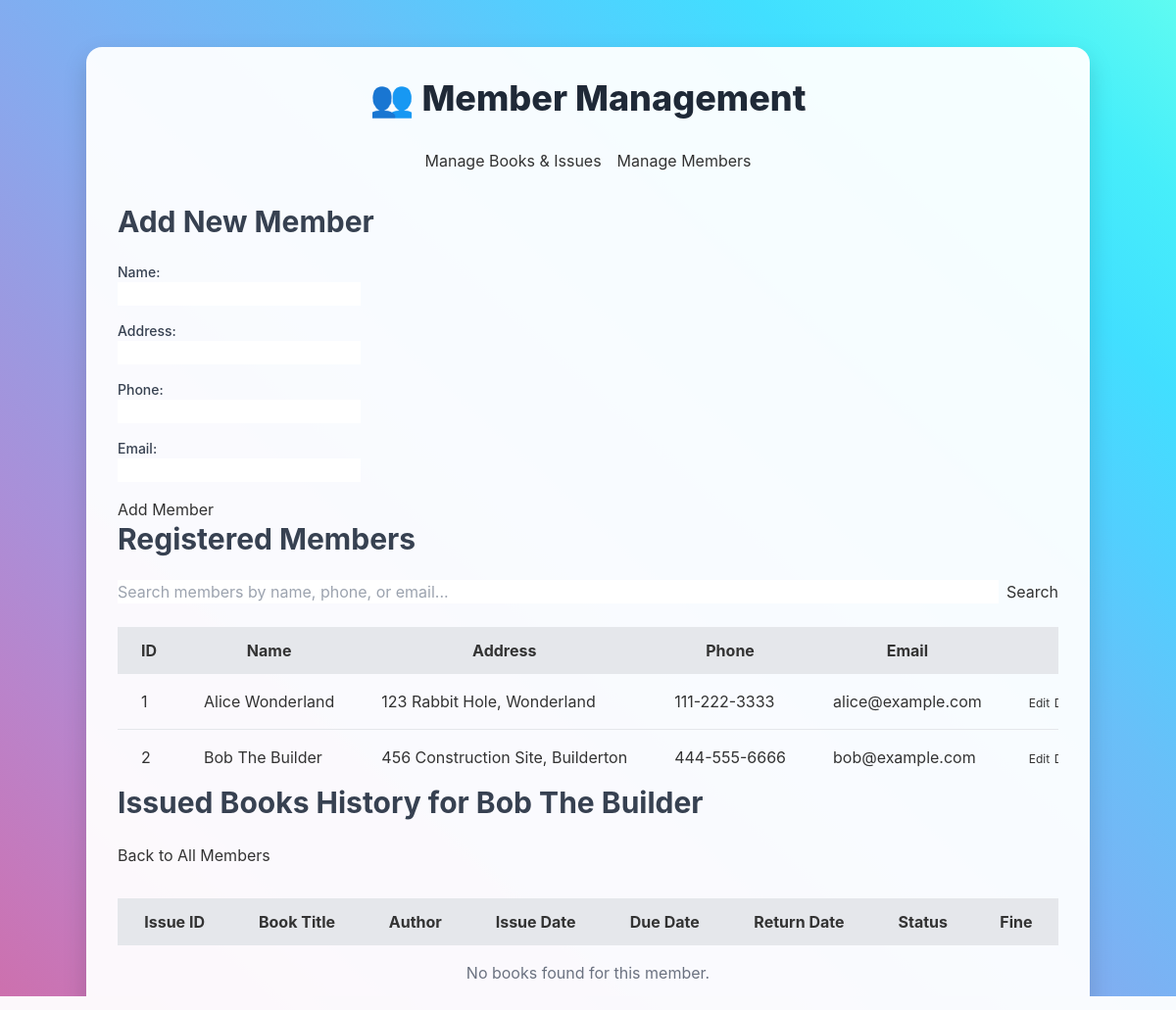
Screenshot of /members.php?view_history_member_id=2 with the database file from the repository.
### tables this page shows
CREATE TABLE IF NOT EXISTS members (
    member_id INT AUTO_INCREMENT PRIMARY KEY,
    name VARCHAR(255) NOT NULL,
    address VARCHAR(255),
    phone VARCHAR(20) UNIQUE,
    email VARCHAR(255) UNIQUE,
    created_at TIMESTAMP DEFAULT CURRENT_TIMESTAMP
);

### functions.php (called while the page is built, shortened)
<?php
require_once 'db_connect.php';
function getAllMembers($search_term = '') {
    global $conn;
    $sql = "SELECT * FROM members";
    $sql .= " ORDER BY name ASC";
    $result = $conn->query($sql);
    $members = [];
    if ($result->num_rows > 0) {
        while ($row = $result->fetch_assoc()) {
            $members[] = $row;
        }
    }
    return $members;
}
function getMemberById($member_id) {
    global $conn;
    $sql = "SELECT * FROM members WHERE member_id = ?";
    $stmt = $conn->prepare($sql);
    $stmt->bind_param("i", $member_id);
    $stmt->execute();
    $result = $stmt->get_result();
    return $result->fetch_assoc();
}
?>

### members.php (the view, shortened to what this page needs)
<?php
require_once 'functions.php';
$member_search_term = isset($_GET['member_search']) ? $_GET['member_search'] : '';
$members = getAllMembers($member_search_term);
$edit_member = null;
$selected_member_history = null;
$member_issued_books_history = [];
if (isset($_GET['view_history_member_id'])) {
    $view_history_member_id = $_GET['view_history_member_id'];
    $selected_member_history = getMemberById($view_history_member_id);
    if ($selected_member_history) {
        $member_issued_books_history = getIssuedBooksByMemberId($view_history_member_id);
    }
}
?>
<!DOCTYPE html>
<html lang="en">
<head>
    <script src="https://cdn.tailwindcss.com"></script>
    <link rel="stylesheet" href="style.css">
</head>
<body class="bg-gray-100 p-4">
    <div class="container">
        <h1 class="text-4xl font-extrabold text-gray-800 text-center mb-8">
            👥 Member Management
        </h1>
        <nav class="mb-8 flex justify-center space-x-4">
            <a href="index.php" class="btn-primary">Manage Books & Issues</a>
            <a href="members.php" class="btn-primary">Manage Members</a>
        </nav>
        <div class="section-card">
            <h2 class="text-3xl font-bold text-gray-700 mb-6">
                <?php echo $edit_member ? 'Edit Member' : 'Add New Member'; ?>
            </h2>
            <form action="members.php" method="POST" class="space-y-4">
                <div class="form-group">
                    <label for="name" class="block text-sm font-medium text-gray-700">Name:</label>
                    <input type="text" id="name" name="name" value="<?php echo htmlspecialchars($edit_member['name'] ?? ''); ?>" required>
                </div>
                <div class="form-group">
                    <label for="address" class="block text-sm font-medium text-gray-700">Address:</label>
                    <input type="text" id="address" name="address" value="<?php echo htmlspecialchars($edit_member['address'] ?? ''); ?>">
                </div>
                <div class="form-group">
                    <label for="phone" class="block text-sm font-medium text-gray-700">Phone:</label>
                    <input type="text" id="phone" name="phone" value="<?php echo htmlspecialchars($edit_member['phone'] ?? ''); ?>">
                </div>
                <div class="form-group">
                    <label for="email" class="block text-sm font-medium text-gray-700">Email:</label>
                    <input type="email" id="email" name="email" value="<?php echo htmlspecialchars($edit_member['email'] ?? ''); ?>">
                </div>
                <button type="submit" name="<?php echo $edit_member ? 'update_member' : 'add_member'; ?>" class="btn-success">
                    <?php echo $edit_member ? 'Update Member' : 'Add Member'; ?>
                </button>
            </form>
        </div>
        <div class="section-card">
            <h2 class="text-3xl font-bold text-gray-700 mb-6">Registered Members</h2>
            <form action="members.php" method="GET" class="mb-6 flex space-x-2">
                <input type="text" name="member_search" placeholder="Search members by name, phone, or email..." value="<?php echo htmlspecialchars($member_search_term); ?>" class="flex-grow">
                <button type="submit" class="btn-primary">Search</button>
            </form>
            <div class="overflow-x-auto">
                <table class="table-auto w-full border-collapse">
                    <thead>
                        <tr class="bg-gray-200">
                            <th class="px-6 py-3">ID</th>
                            <th class="px-6 py-3">Name</th>
                            <th class="px-6 py-3">Address</th>
                            <th class="px-6 py-3">Phone</th>
                            <th class="px-6 py-3">Email</th>
                            <th class="px-6 py-3 text-center">Actions</th>
                        </tr>
                    </thead>
                    <tbody class="divide-y divide-gray-200">
                        <?php if (empty($members)): ?>
                            <tr>
                                <td colspan="6" class="px-6 py-4 text-center text-gray-500">No members found.</td>
                            </tr>
                        <?php else: ?>
                            <?php foreach ($members as $member): ?>
                                <tr>
                                    <td class="px-6 py-4 whitespace-nowrap"><?php echo htmlspecialchars($member['member_id']); ?></td>
                                    <td class="px-6 py-4 whitespace-nowrap"><?php echo htmlspecialchars($member['name']); ?></td>
                                    <td class="px-6 py-4 whitespace-nowrap"><?php echo htmlspecialchars($member['address']); ?></td>
                                    <td class="px-6 py-4 whitespace-nowrap"><?php echo htmlspecialchars($member['phone']); ?></td>
                                    <td class="px-6 py-4 whitespace-nowrap"><?php echo htmlspecialchars($member['email']); ?></td>
                                    <td class="px-6 py-4 whitespace-nowrap text-center">
                                        <a href="members.php?edit_member_id=<?php echo htmlspecialchars($member['member_id']); ?>" class="btn-warning text-xs">Edit</a>
                                        <form action="members.php" method="POST" class="inline-block" onsubmit="return confirmDelete('Are you sure you want to delete this member?');">
                                            <button type="submit" class="btn-danger text-xs">Delete</button>
                                        </form>
                                    </td>
                                </tr>
                            <?php endforeach; ?>
                        <?php endif; ?>
                    </tbody>
                </table>
            </div>
        </div>
        <?php if ($selected_member_history): ?>
            <div class="section-card">
                <h2 class="text-3xl font-bold text-gray-700 mb-6">Issued Books History for <?php echo htmlspecialchars($selected_member_history['name']); ?></h2>
                <a href="members.php" class="btn-primary mb-4 inline-block">Back to All Members</a>
                <div class="overflow-x-auto mt-4">
                    <table class="table-auto w-full border-collapse">
                        <thead>
                            <tr class="bg-gray-200">
                                <th class="px-6 py-3">Issue ID</th>
                                <th class="px-6 py-3">Book Title</th>
                                <th class="px-6 py-3">Author</th>
                                <th class="px-6 py-3">Issue Date</th>
                                <th class="px-6 py-3">Due Date</th>
                                <th class="px-6 py-3">Return Date</th>
                                <th class="px-6 py-3">Status</th>
                                <th class="px-6 py-3">Fine</th>
                            </tr>
                        </thead>
                        <tbody class="divide-y divide-gray-200">
                            <?php if (empty($member_issued_books_history)): ?>
                                <tr>
                                    <td colspan="8" class="px-6 py-4 text-center text-gray-500">No books found for this member.</td>
                                </tr>
                            <?php endif; ?>
                        </tbody>
                    </table>
                </div>
            </div>
        <?php endif; ?>
    </div>
</body>
</html>

### style.css (style rules this page uses)
body { font-family: 'Inter', sans-serif; line-height: 1.6; color: #333; background-image: linear-gradient(to right top, #d16ba5, #c777b9, #ba83ca, #aa8fd8, #9a9ae1, #8aa7ec, #79b3f4, #69bff8, #52cffe, #41dfff, #46eefa, #5ffbf1); background-attachment: fixed; }
.container { max-width: 1200px; margin: 2rem auto; padding: 2rem; background-color: rgba(255, 255, 255, 0.95); border-radius: 1rem; box-shadow: 0 10px 25px rgba(0, 0, 0, 0.15); }
.btn-primary { @apply bg-gradient-to-r from-blue-500 to-blue-600 hover:from-blue-600 hover:to-blue-700 text-white font-bold py-2 px-4 rounded-lg shadow-lg transform transition duration-300 ease-in-out hover:scale-105; }
.btn-success { @apply bg-gradient-to-r from-green-500 to-green-600 hover:from-green-600 hover:to-green-700 text-white font-bold py-2 px-4 rounded-lg shadow-lg transform transition duration-300 ease-in-out hover:scale-105; }
.btn-danger { @apply bg-gradient-to-r from-red-500 to-red-600 hover:from-red-600 hover:to-red-700 text-white font-bold py-2 px-4 rounded-lg shadow-lg transform transition duration-300 ease-in-out hover:scale-105; }
.btn-warning { @apply bg-gradient-to-r from-yellow-400 to-yellow-500 hover:from-yellow-500 hover:to-yellow-600 text-white font-bold py-2 px-4 rounded-lg shadow-lg transform transition duration-300 ease-in-out hover:scale-105; }
input[type="text"], input[type="number"], input[type="date"], input[type="email"], textarea, select { @apply mt-1 block w-full px-4 py-2 border border-gray-300 rounded-lg shadow-sm focus:outline-none focus:ring-2 focus:ring-blue-500 focus:border-transparent text-gray-800 placeholder-gray-400 transition duration-200 ease-in-out; }
.table-auto { @apply min-w-full divide-y divide-gray-200 shadow-md rounded-lg overflow-hidden; }
.table-auto th, .table-auto td { @apply px-6 py-3 text-left text-sm font-medium text-gray-700 uppercase tracking-wider; }
.table-auto thead th { @apply bg-gray-200; }
.table-auto tbody tr:nth-child(odd) { @apply bg-white; }
.table-auto tbody tr:nth-child(even) { @apply bg-gray-50; }
.section-card { @apply bg-white shadow-xl rounded-xl p-8 mb-8 border border-gray-100; }
.form-group { @apply mb-5; }
h1, h2 { @apply text-gray-800; }

### rows the page displays
members: member_id "1", name "Alice Wonderland", address "123 Rabbit Hole, Wonderland", phone "111-222-3333", email "alice@example.com"
members: member_id "2", name "Bob The Builder", address "456 Construction Site, Builderton", phone "444-555-6666", email "bob@example.com"
